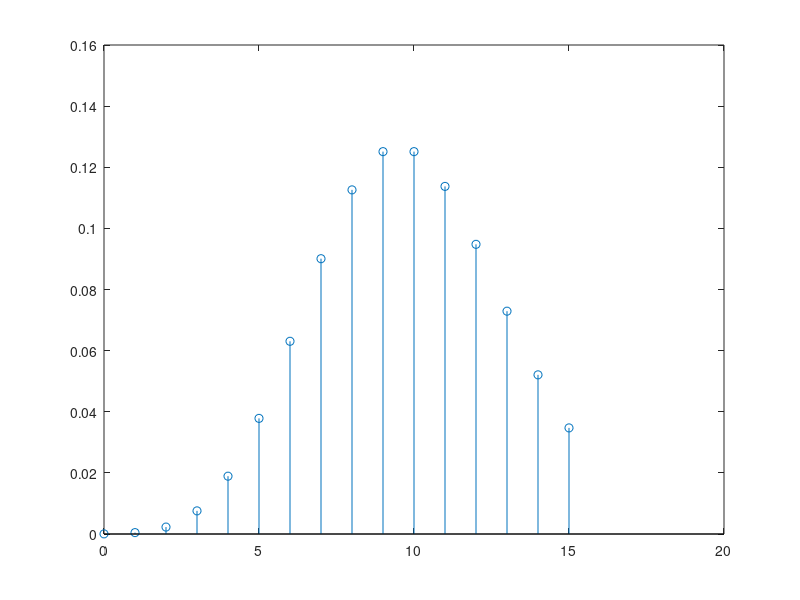

Here is the MATLAB script that generated this plot:
clc
clear all

fprintf ('\t\t\t\t\t\t\t\t Escuela politecnica del Ejercito')
fprintf('\n\t\t\t\t\t\t\t\t\t Procesos estocasticos')
fprintf('\n\t\t\t\t\t\t\t Ejercio 1 variable aleatoria')
fprintf('\n\t\t\t\t\t\t Nombre: Felipe Leon');
fprintf('\n\t\t\t\t\t\t Curso: 5to ETE B ');

k=[0:1:15];
l=10; %lambda
e1=exp(-l); % e elevado a la menos lambda
l1=l.^k;
f=factorial(k);
poi1=e1*(l1./f); %./ divide para cada termino del vector
stem(k,poi1);
s=sum(poi1); %sumatoria de cada uno de los terminos de lambda para la variable aleatoria
r=1-s;

fprintf('\n\n la respuesta es: %f',r);